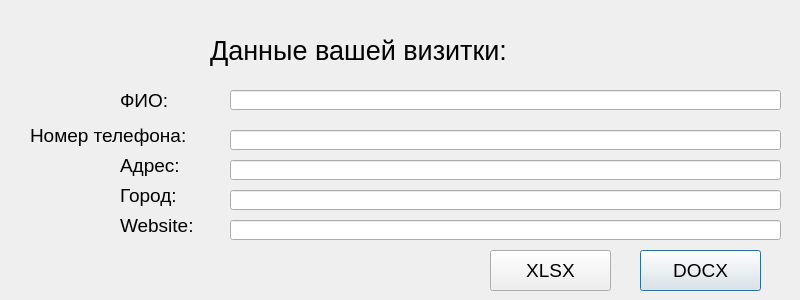
<?xml version="1.0" encoding="UTF-8"?>
<ui version="4.0">
 <class>Dialog</class>
 <widget class="QDialog" name="Dialog">
  <property name="geometry">
   <rect>
    <x>0</x>
    <y>0</y>
    <width>800</width>
    <height>300</height>
   </rect>
  </property>
  <property name="minimumSize">
   <size>
    <width>800</width>
    <height>300</height>
   </size>
  </property>
  <property name="maximumSize">
   <size>
    <width>800</width>
    <height>300</height>
   </size>
  </property>
  <property name="windowTitle">
   <string>Dialog</string>
  </property>
  <widget class="QLabel" name="label_2">
   <property name="geometry">
    <rect>
     <x>120</x>
     <y>90</y>
     <width>101</width>
     <height>21</height>
    </rect>
   </property>
   <property name="font">
    <font>
     <pointsize>14</pointsize>
    </font>
   </property>
   <property name="text">
    <string>ФИО:</string>
   </property>
  </widget>
  <widget class="QLineEdit" name="lineEdit_2">
   <property name="geometry">
    <rect>
     <x>230</x>
     <y>90</y>
     <width>551</width>
     <height>20</height>
    </rect>
   </property>
  </widget>
  <widget class="QPushButton" name="btn_wrd">
   <property name="geometry">
    <rect>
     <x>640</x>
     <y>250</y>
     <width>121</width>
     <height>41</height>
    </rect>
   </property>
   <property name="font">
    <font>
     <pointsize>14</pointsize>
    </font>
   </property>
   <property name="text">
    <string>DOCX</string>
   </property>
  </widget>
  <widget class="QLabel" name="label_3">
   <property name="geometry">
    <rect>
     <x>210</x>
     <y>30</y>
     <width>421</width>
     <height>41</height>
    </rect>
   </property>
   <property name="font">
    <font>
     <pointsize>20</pointsize>
    </font>
   </property>
   <property name="text">
    <string>Данные вашей визитки:</string>
   </property>
  </widget>
  <widget class="QLabel" name="label_5">
   <property name="geometry">
    <rect>
     <x>30</x>
     <y>120</y>
     <width>201</width>
     <height>31</height>
    </rect>
   </property>
   <property name="font">
    <font>
     <pointsize>14</pointsize>
    </font>
   </property>
   <property name="text">
    <string>Номер телефона:</string>
   </property>
  </widget>
  <widget class="QLineEdit" name="lineEdit_5">
   <property name="geometry">
    <rect>
     <x>230</x>
     <y>130</y>
     <width>551</width>
     <height>20</height>
    </rect>
   </property>
  </widget>
  <widget class="QLabel" name="label_6">
   <property name="geometry">
    <rect>
     <x>120</x>
     <y>150</y>
     <width>101</width>
     <height>31</height>
    </rect>
   </property>
   <property name="font">
    <font>
     <pointsize>14</pointsize>
    </font>
   </property>
   <property name="text">
    <string>Адрес:</string>
   </property>
  </widget>
  <widget class="QLabel" name="label_7">
   <property name="geometry">
    <rect>
     <x>120</x>
     <y>180</y>
     <width>91</width>
     <height>31</height>
    </rect>
   </property>
   <property name="font">
    <font>
     <pointsize>14</pointsize>
    </font>
   </property>
   <property name="text">
    <string>Город:</string>
   </property>
  </widget>
  <widget class="QLineEdit" name="lineEdit_6">
   <property name="geometry">
    <rect>
     <x>230</x>
     <y>160</y>
     <width>551</width>
     <height>20</height>
    </rect>
   </property>
  </widget>
  <widget class="QLineEdit" name="lineEdit_7">
   <property name="geometry">
    <rect>
     <x>230</x>
     <y>190</y>
     <width>551</width>
     <height>20</height>
    </rect>
   </property>
  </widget>
  <widget class="QLabel" name="label_8">
   <property name="geometry">
    <rect>
     <x>120</x>
     <y>210</y>
     <width>91</width>
     <height>31</height>
    </rect>
   </property>
   <property name="font">
    <font>
     <pointsize>14</pointsize>
    </font>
   </property>
   <property name="text">
    <string>Website:</string>
   </property>
  </widget>
  <widget class="QLineEdit" name="lineEdit_8">
   <property name="geometry">
    <rect>
     <x>230</x>
     <y>220</y>
     <width>551</width>
     <height>20</height>
    </rect>
   </property>
  </widget>
  <widget class="QPushButton" name="btn_xl">
   <property name="geometry">
    <rect>
     <x>490</x>
     <y>250</y>
     <width>121</width>
     <height>41</height>
    </rect>
   </property>
   <property name="font">
    <font>
     <pointsize>14</pointsize>
    </font>
   </property>
   <property name="text">
    <string>XLSX</string>
   </property>
  </widget>
 </widget>
 <resources/>
 <connections/>
</ui>
